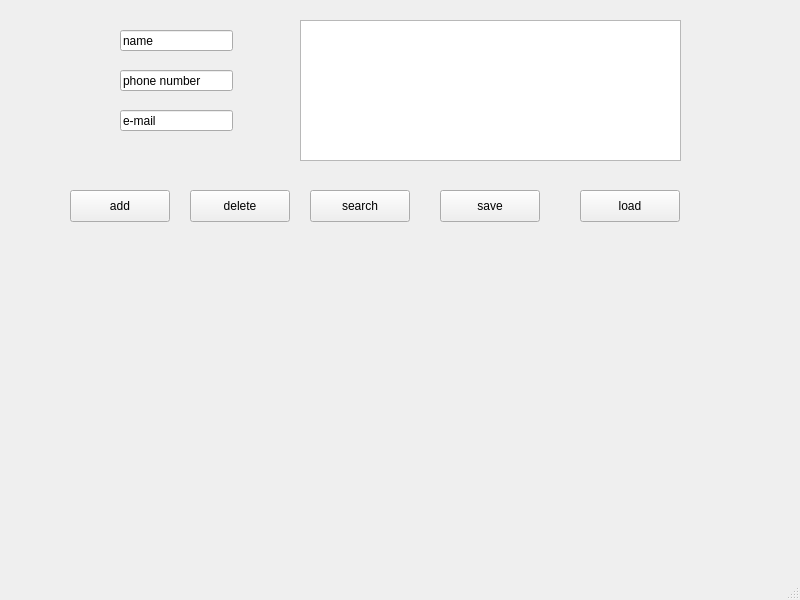
<?xml version="1.0" encoding="UTF-8"?>
<ui version="4.0">
 <class>MainWindow</class>
 <widget class="QMainWindow" name="MainWindow">
  <property name="geometry">
   <rect>
    <x>0</x>
    <y>0</y>
    <width>800</width>
    <height>600</height>
   </rect>
  </property>
  <property name="windowTitle">
   <string>MainWindow</string>
  </property>
  <widget class="QWidget" name="centralwidget">
   <widget class="QLineEdit" name="nameEdit">
    <property name="geometry">
     <rect>
      <x>120</x>
      <y>30</y>
      <width>113</width>
      <height>21</height>
     </rect>
    </property>
    <property name="text">
     <string>name</string>
    </property>
   </widget>
   <widget class="QLineEdit" name="phoneEdit">
    <property name="geometry">
     <rect>
      <x>120</x>
      <y>70</y>
      <width>113</width>
      <height>21</height>
     </rect>
    </property>
    <property name="text">
     <string>phone number</string>
    </property>
   </widget>
   <widget class="QLineEdit" name="emailEdit">
    <property name="geometry">
     <rect>
      <x>120</x>
      <y>110</y>
      <width>113</width>
      <height>21</height>
     </rect>
    </property>
    <property name="text">
     <string>e-mail</string>
    </property>
   </widget>
   <widget class="QPushButton" name="addButton">
    <property name="geometry">
     <rect>
      <x>70</x>
      <y>190</y>
      <width>100</width>
      <height>32</height>
     </rect>
    </property>
    <property name="text">
     <string>add</string>
    </property>
   </widget>
   <widget class="QPushButton" name="pushButton_2">
    <property name="geometry">
     <rect>
      <x>190</x>
      <y>190</y>
      <width>100</width>
      <height>32</height>
     </rect>
    </property>
    <property name="text">
     <string>delete</string>
    </property>
   </widget>
   <widget class="QPushButton" name="pushButton_3">
    <property name="geometry">
     <rect>
      <x>310</x>
      <y>190</y>
      <width>100</width>
      <height>32</height>
     </rect>
    </property>
    <property name="text">
     <string>search</string>
    </property>
   </widget>
   <widget class="QPushButton" name="saveButton">
    <property name="geometry">
     <rect>
      <x>440</x>
      <y>190</y>
      <width>100</width>
      <height>32</height>
     </rect>
    </property>
    <property name="text">
     <string>save</string>
    </property>
   </widget>
   <widget class="QPushButton" name="pushButton_5">
    <property name="geometry">
     <rect>
      <x>580</x>
      <y>190</y>
      <width>100</width>
      <height>32</height>
     </rect>
    </property>
    <property name="text">
     <string>load</string>
    </property>
   </widget>
   <widget class="QListWidget" name="contactListWidget">
    <property name="geometry">
     <rect>
      <x>300</x>
      <y>20</y>
      <width>381</width>
      <height>141</height>
     </rect>
    </property>
   </widget>
  </widget>
  <widget class="QMenuBar" name="menubar">
   <property name="geometry">
    <rect>
     <x>0</x>
     <y>0</y>
     <width>800</width>
     <height>37</height>
    </rect>
   </property>
  </widget>
  <widget class="QStatusBar" name="statusbar"/>
 </widget>
 <tabstops>
  <tabstop>nameEdit</tabstop>
  <tabstop>phoneEdit</tabstop>
  <tabstop>emailEdit</tabstop>
 </tabstops>
 <resources/>
 <connections/>
</ui>
